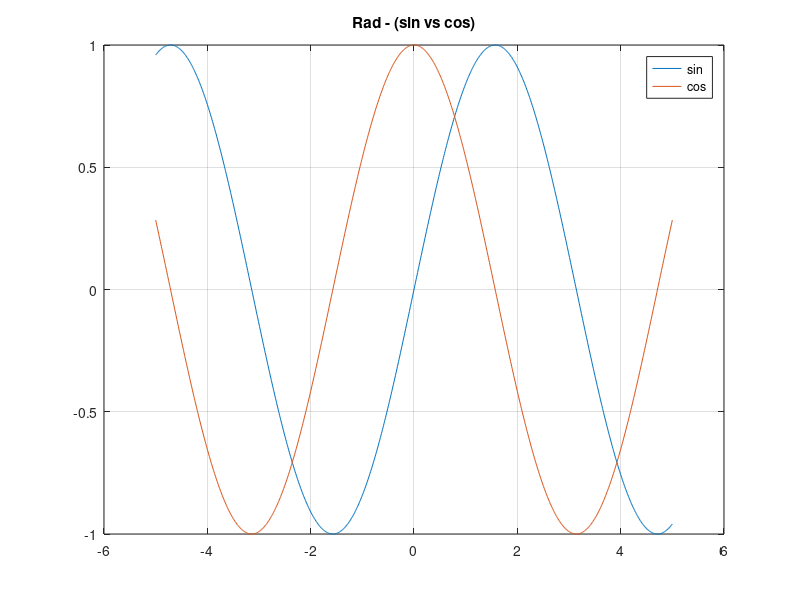
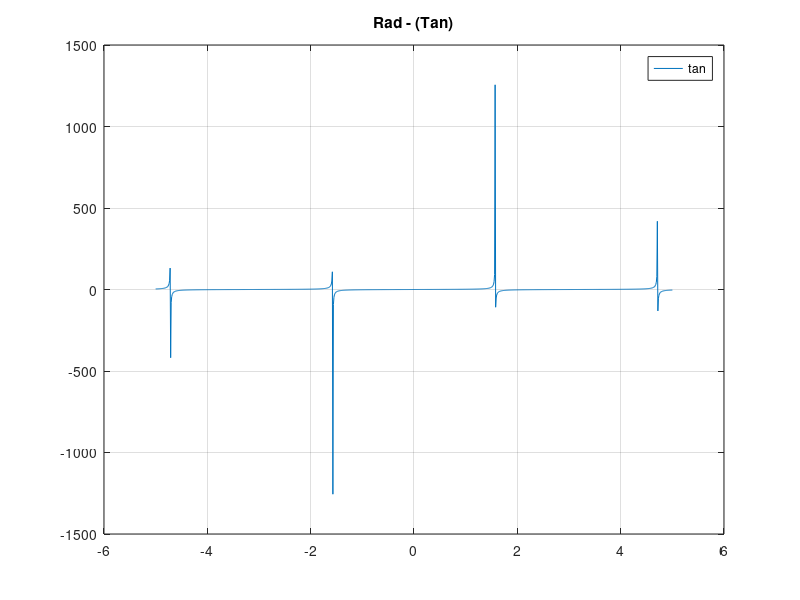

These charts were generated, in order, by the following MATLAB code:
#figure('Trigonometry');
figure('name','Trigonometry - Sin vs Cos');
%x=[-pi:0.01:pi];
x = -5:0.01:5;

y = sin(x);
y2 = cos(x);

% Plot the signal versus time:
plot(x,y);
hold on;
plot(x,y2);
grid on;
%xlabel('time (in seconds)');
title('Rad - (sin vs cos)');
legend('sin', 'cos')

figure('name','Trigonometry - Tan');

y3 = tan(x);

plot(x,y3);
grid on;

title('Rad - (Tan)');
legend('tan')
